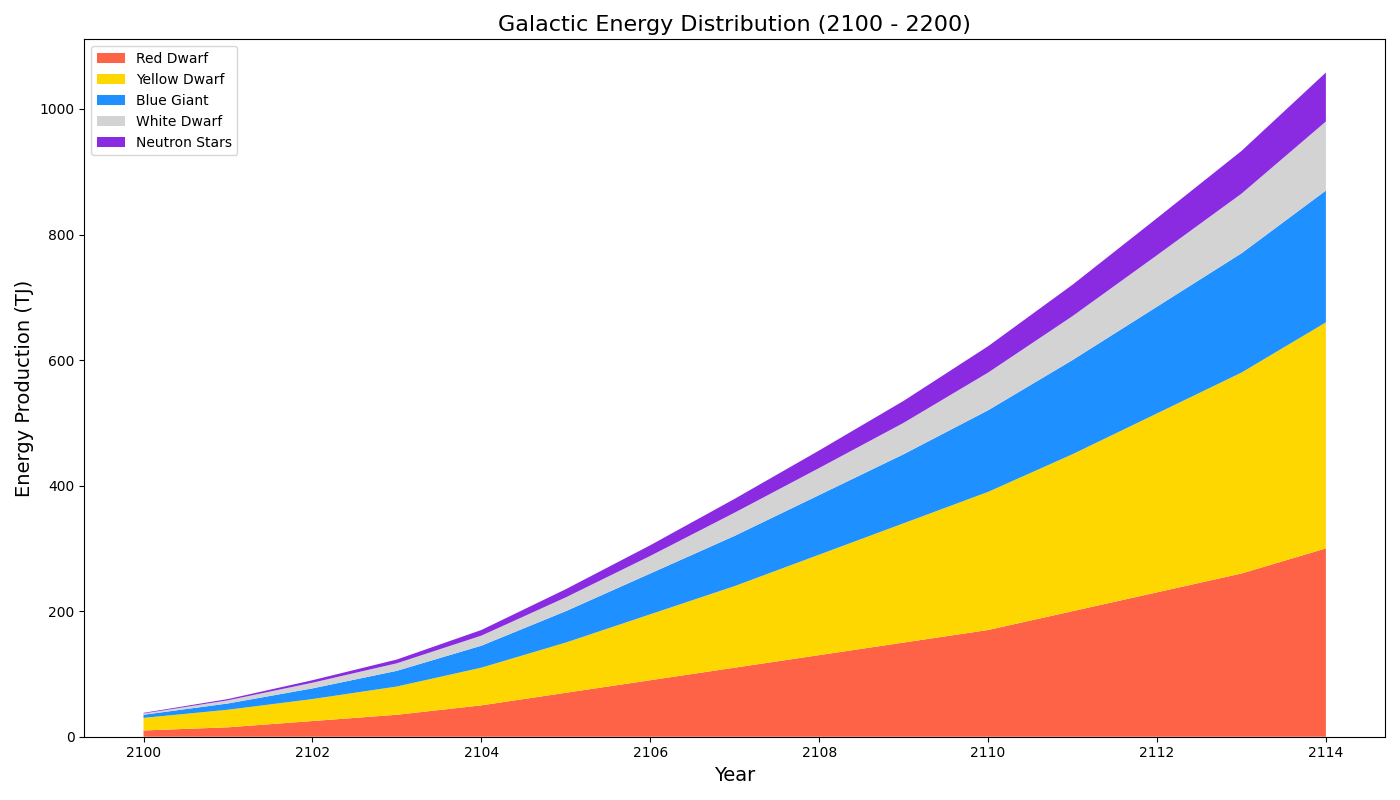

The Python source for this figure:
import matplotlib.pyplot as plt
import numpy as np

# Define the years for the x-axis
years = np.arange(2100, 2115)

# Energy production data (in terajoules, TJ) for different star types (shortened for the example)
red_dwarf = np.array([10, 15, 25, 35, 50, 70, 90, 110, 130, 150, 170, 200, 230, 260, 300])
yellow_dwarf = np.array([20, 28, 35, 45, 60, 80, 105, 130, 160, 190, 220, 250, 285, 320, 360])
blue_giant = np.array([5, 10, 17, 25, 35, 50, 65, 80, 95, 110, 130, 150, 170, 190, 210])
white_dwarf = np.array([2, 5, 9, 12, 16, 22, 28, 37, 43, 50, 60, 70, 82, 95, 110])
neutron_stars = np.array([1, 2, 4, 6, 9, 13, 17, 22, 28, 35, 42, 50, 59, 68, 78])

# Create the stacked area chart
fig, ax = plt.subplots(figsize=(14, 8))

# Stack the areas for each star type with distinct colors
ax.stackplot(years, red_dwarf, yellow_dwarf, blue_giant, white_dwarf, neutron_stars,
             labels=['Red Dwarf', 'Yellow Dwarf', 'Blue Giant', 'White Dwarf', 'Neutron Stars'],
             colors=['#ff6347', '#ffd700', '#1e90ff', '#d3d3d3', '#8a2be2'])

# Customize the chart
ax.set_title('Galactic Energy Distribution (2100 - 2200)', fontsize=16)
ax.set_xlabel('Year', fontsize=14)
ax.set_ylabel('Energy Production (TJ)', fontsize=14)
ax.legend(loc='upper left')

# Show the plot
plt.tight_layout()
plt.show()
